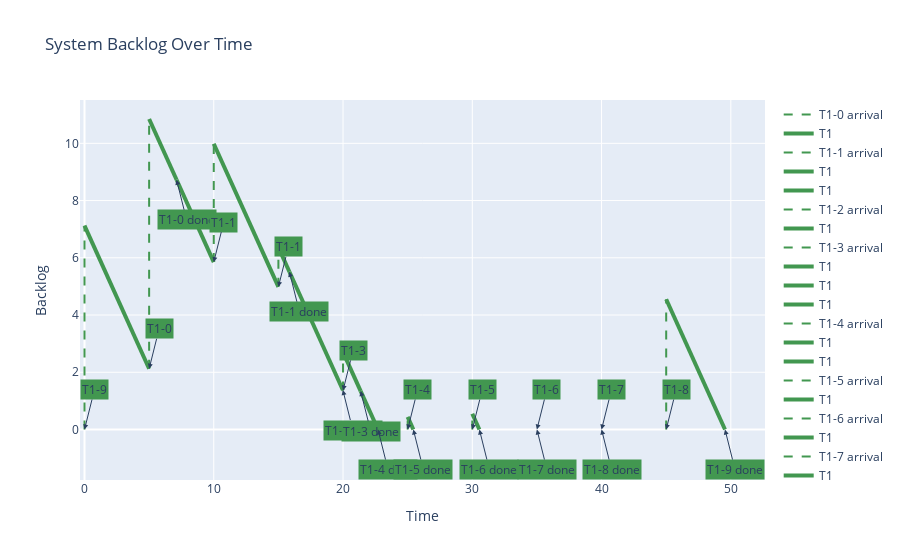

Source (notebook cell):
### Code cell
interval = 50

P = Uniprocessor(policy="FIFO", taskload=taskload)
WL = P.get_workload_until(interval)
T = get_periodic_tasks_hyperperiod(taskload)
PM = PlotManager(WL)
myfig = PM.plot_backlog()
myfig.show()
previewer(myfig)

### Figure 1 — Plotly figure (JSON) as saved in the notebook; plotly's stock layout.template omitted (floating-point values rounded to 4 significant figures)
{"data": [{"line": {"color": "#429750", "dash": "dash", "width": 2}, "mode": "lines", "name": "T1-0 arrival", "type": "scatter", "x": [0, 0], "y": [0, 7.123]}, {"line": {"color": "#429750", "width": 4}, "mode": "lines", "name": "T1", "type": "scatter", "x": [0, 5], "y": [7.123, 2.123]}, {"line": {"color": "#429750", "dash": "dash", "width": 2}, "mode": "lines", "name": "T1-1 arrival", "type": "scatter", "x": [5, 5], "y": [2.123, 10.85]}, {"line": {"color": "#429750", "width": 4}, "mode": "lines", "name": "T1", "type": "scatter", "x": [5, 7.123], "y": [10.85, 8.727]}, {"line": {"color": "#429750", "width": 4}, "mode": "lines", "name": "T1", "type": "scatter", "x": [7.123, 10], "y": [8.727, 5.85]}, {"line": {"color": "#429750", "dash": "dash", "width": 2}, "mode": "lines", "name": "T1-2 arrival", "type": "scatter", "x": [10, 10], "y": [5.85, 9.985]}, {"line": {"color": "#429750", "width": 4}, "mode": "lines", "name": "T1", "type": "scatter", "x": [10, 15], "y": [9.985, 4.985]}, {"line": {"color": "#429750", "dash": "dash", "width": 2}, "mode": "lines", "name": "T1-3 arrival", "type": "scatter", "x": [15, 15], "y": [4.985, 6.364]}, {"line": {"color": "#429750", "width": 4}, "mode": "lines", "name": "T1", "type": "scatter", "x": [15, 15.85], "y": [6.364, 5.514]}, {"line": {"color": "#429750", "width": 4}, "mode": "lines", "name": "T1", "type": "scatter", "x": [15.85, 19.98], "y": [5.514, 1.38]}, {"line": {"color": "#429750", "width": 4}, "mode": "lines", "name": "T1", "type": "scatter", "x": [19.98, 20], "y": [1.38, 1.364]}, {"line": {"color": "#429750", "dash": "dash", "width": 2}, "mode": "lines", "name": "T1-4 arrival", "type": "scatter", "x": [20, 20], "y": [1.364, 2.705]}, {"line": {"color": "#429750", "width": 4}, "mode": "lines", "name": "T1", "type": "scatter", "x": [20, 21.36], "y": [2.705, 1.341]}, {"line": {"color": "#429750", "width": 4}, "mode": "lines", "name": "T1", "type": "scatter", "x": [21.36, 22.71], "y": [1.341, -4.441e-16]}, {"line": {"color": "#429750", "dash": "dash", "width": 2}, "mode": "lines", "name": "T1-5 arrival", "type": "scatter", "x": [25, 25], "y": [-4.441e-16, 0.4394]}, {"line": {"color": "#429750", "width": 4}, "mode": "lines", "name": "T1", "type": "scatter", "x": [25, 25.44], "y": [0.4394, -4.441e-16]}, {"line": {"color": "#429750", "dash": "dash", "width": 2}, "mode": "lines", "name": "T1-6 arrival", "type": "scatter", "x": [30, 30], "y": [-4.441e-16, 0.5486]}, {"line": {"color": "#429750", "width": 4}, "mode": "lines", "name": "T1", "type": "scatter", "x": [30, 30.55], "y": [0.5486, -4.441e-16]}, {"line": {"color": "#429750", "dash": "dash", "width": 2}, "mode": "lines", "name": "T1-7 arrival", "type": "scatter", "x": [35, 35], "y": [-4.441e-16, -4.441e-16]}, {"line": {"color": "#429750", "width": 4}, "mode": "lines", "name": "T1", "type": "scatter", "x": [35, 35], "y": [-4.441e-16, -4.441e-16]}, {"line": {"color": "#429750", "dash": "dash", "width": 2}, "mode": "lines", "name": "T1-8 arrival", "type": "scatter", "x": [40, 40], "y": [-4.441e-16, -4.441e-16]}, {"line": {"color": "#429750", "width": 4}, "mode": "lines", "name": "T1", "type": "scatter", "x": [40, 40], "y": [-4.441e-16, -4.441e-16]}, {"line": {"color": "#429750", "dash": "dash", "width": 2}, "mode": "lines", "name": "T1-9 arrival", "type": "scatter", "x": [45, 45], "y": [-4.441e-16, 4.55]}, {"line": {"color": "#429750", "width": 4}, "mode": "lines", "name": "T1", "type": "scatter", "x": [45, 49.55], "y": [4.55, 0]}], "layout": {"annotations": [{"arrowhead": 2, "ax": 10, "ay": -40, "bgcolor": "#429750", "showarrow": true, "text": "T1-9", "x": 0, "y": 0}, {"arrowhead": 2, "ax": 10, "ay": -40, "bgcolor": "#429750", "showarrow": true, "text": "T1-0", "x": 5, "y": 2.123}, {"arrowhead": 2, "ax": 10, "ay": 40, "bgcolor": "#429750", "showarrow": true, "text": "T1-0 done", "x": 7.123, "y": 8.727}, {"arrowhead": 2, "ax": 10, "ay": -40, "bgcolor": "#429750", "showarrow": true, "text": "T1-1", "x": 10, "y": 5.85}, {"arrowhead": 2, "ax": 10, "ay": -40, "bgcolor": "#429750", "showarrow": true, "text": "T1-1", "x": 15, "y": 4.985}, {"arrowhead": 2, "ax": 10, "ay": 40, "bgcolor": "#429750", "showarrow": true, "text": "T1-1 done", "x": 15.85, "y": 5.514}, {"arrowhead": 2, "ax": 10, "ay": 40, "bgcolor": "#429750", "showarrow": true, "text": "T1-2 done", "x": 19.98, "y": 1.38}, {"arrowhead": 2, "ax": 10, "ay": -40, "bgcolor": "#429750", "showarrow": true, "text": "T1-3", "x": 20, "y": 1.364}, {"arrowhead": 2, "ax": 10, "ay": 40, "bgcolor": "#429750", "showarrow": true, "text": "T1-3 done", "x": 21.36, "y": 1.341}, {"arrowhead": 2, "ax": 10, "ay": 40, "bgcolor": "#429750", "showarrow": true, "text": "T1-4 done", "x": 22.71, "y": -4.441e-16}, {"arrowhead": 2, "ax": 10, "ay": -40, "bgcolor": "#429750", "showarrow": true, "text": "T1-4", "x": 25, "y": -4.441e-16}, {"arrowhead": 2, "ax": 10, "ay": 40, "bgcolor": "#429750", "showarrow": true, "text": "T1-5 done", "x": 25.44, "y": -4.441e-16}, {"arrowhead": 2, "ax": 10, "ay": -40, "bgcolor": "#429750", "showarrow": true, "text": "T1-5", "x": 30, "y": -4.441e-16}, {"arrowhead": 2, "ax": 10, "ay": 40, "bgcolor": "#429750", "showarrow": true, "text": "T1-6 done", "x": 30.55, "y": -4.441e-16}, {"arrowhead": 2, "ax": 10, "ay": -40, "bgcolor": "#429750", "showarrow": true, "text": "T1-6", "x": 35, "y": -4.441e-16}, {"arrowhead": 2, "ax": 10, "ay": 40, "bgcolor": "#429750", "showarrow": true, "text": "T1-7 done", "x": 35, "y": -4.441e-16}, {"arrowhead": 2, "ax": 10, "ay": -40, "bgcolor": "#429750", "showarrow": true, "text": "T1-7", "x": 40, "y": -4.441e-16}, {"arrowhead": 2, "ax": 10, "ay": 40, "bgcolor": "#429750", "showarrow": true, "text": "T1-8 done", "x": 40, "y": -4.441e-16}, {"arrowhead": 2, "ax": 10, "ay": -40, "bgcolor": "#429750", "showarrow": true, "text": "T1-8", "x": 45, "y": -4.441e-16}, {"arrowhead": 2, "ax": 10, "ay": 40, "bgcolor": "#429750", "showarrow": true, "text": "T1-9 done", "x": 49.55, "y": 0}], "showlegend": true, "title": {"text": "System Backlog Over Time"}, "xaxis": {"title": {"text": "Time"}}, "yaxis": {"title": {"text": "Backlog"}}}}
